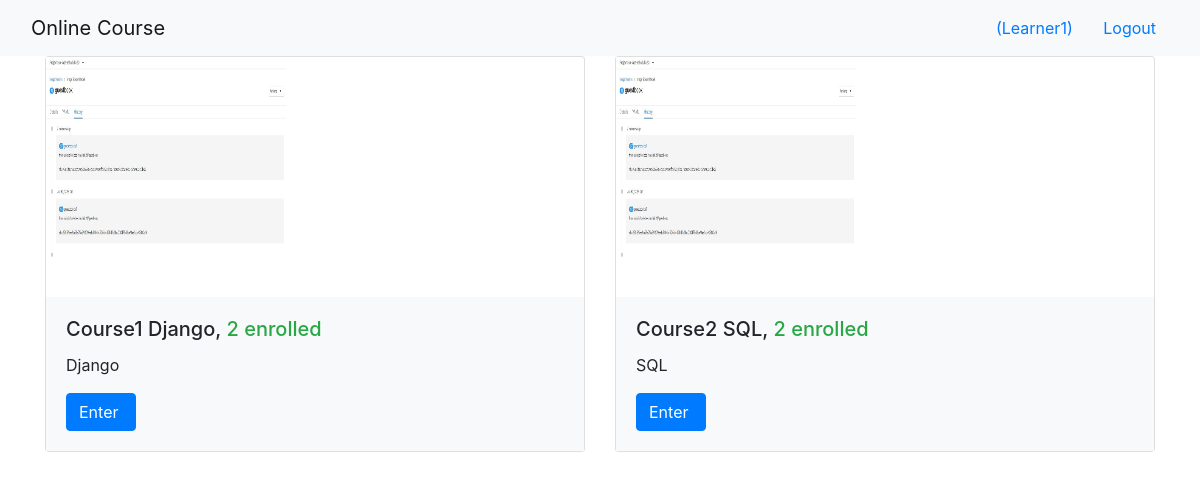
Page /onlinecourse/ (signed in) on the committed database.
### onlinecourse/models.py (models this page shows, shortened)
class Course(models.Model):
    name = models.CharField(null=False, max_length=30, default='online course')
    image = models.ImageField(upload_to='course_images/')
    description = models.CharField(max_length=1000)
    pub_date = models.DateField(null=True)
    instructors = models.ManyToManyField(Instructor)
    users = models.ManyToManyField(settings.AUTH_USER_MODEL, through='Enrollment')
    total_enrollment = models.IntegerField(default=0)
    is_enrolled = False

### onlinecourse/views.py (the view)
class CourseListView(generic.ListView):
    template_name = 'onlinecourse/course_list_bootstrap.html'
    context_object_name = 'course_list'
    def get_queryset(self):
        user = self.request.user
        courses = Course.objects.order_by('-total_enrollment')[:10]
        for course in courses:
            if user.is_authenticated:
                course.is_enrolled = check_if_enrolled(user, course)
        return courses

### onlinecourse/views.py (called while the page is built)
def check_if_enrolled(user, course):
    is_enrolled = False
    if user.id is not None:
        num_results = Enrollment.objects.filter(user=user, course=course).count()
        if num_results > 0:
            is_enrolled = True
    return is_enrolled

### onlinecourse/templates/onlinecourse/course_list_bootstrap.html (shortened to what this page needs)
<!DOCTYPE html>
<html lang="en">
<head>
    {% load static %}
    <link rel="stylesheet" href="https://maxcdn.bootstrapcdn.com/bootstrap/4.5.2/css/bootstrap.min.css">
</head>
<body>
    <nav class="navbar navbar-light bg-light">
        <div class="container-fluid">
            <div class="navbar-header">
                  <a class="navbar-brand" href="#">Online Course</a>
            </div>
            <ul class="nav navbar-nav navbar-right">
                {% if user.is_authenticated %}
                <li>
                    <a class="btn btn-link" href="#">{{ user.first_name }}({{ user.username }})</a>
                    <a class="btn btn-link" href="{% url 'onlinecourse:logout' %}">Logout</a>
                </li>
                {% endif %}
            </ul>
        </div>
    </nav>
    {% if course_list %}
        <div class="container">
            <div class="card-deck">
                {% for course in course_list %}
                         <div class="card" style="width: 36rem;">
                          <img class="card-img-left" src="{{MEDIA_URL}}/{{ course.image }}" width="240px" height="240px"
                               alt="Course image">
                          <div class="card-body bg-light">
                              <h5 class="card-title">{{ course.name }}, <span class="text-success">
                                  {{ course.total_enrollment}} enrolled</span></h5>
                            <p class="card-text">{{ course.description}}</p>
                            <form action="{% url 'onlinecourse:enroll' course.id %}" method="post">
                                  <input class="btn btn-primary"  type="submit"
                                         value="{% if course.is_enrolled %}Enter{% else %}Enroll{% endif %} ">
                            </form>
                          </div>
                        </div>
                {% endfor %}
            </div>
        </div>
    {% else %}
        <p>No courses are available.</p>
    {% endif %}
</body>
</html>

### rows in the picture
Course: image (picture), name "Course1 Django", total_enrollment "2", description "Django", is_enrolled "Enter"
Course: image (picture), name "Course2 SQL", total_enrollment "2", description "SQL", is_enrolled "Enter"

### other values in the picture
{{ user.username }} "Learner1"
